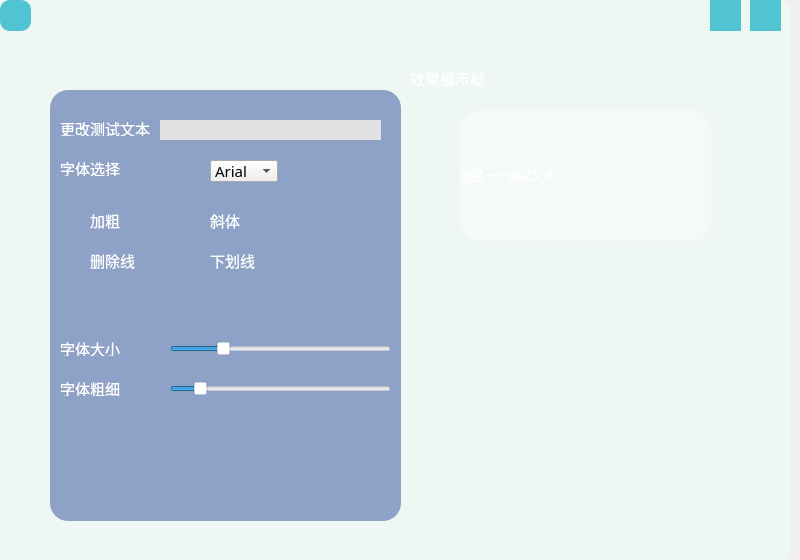
<?xml version="1.0" encoding="UTF-8"?>
<ui version="4.0">
 <class>MainWindow</class>
 <widget class="QMainWindow" name="MainWindow">
  <property name="geometry">
   <rect>
    <x>0</x>
    <y>0</y>
    <width>800</width>
    <height>560</height>
   </rect>
  </property>
  <property name="windowTitle">
   <string>MainWindow</string>
  </property>
  <widget class="QWidget" name="centralwidget">
   <widget class="QFrame" name="frame">
    <property name="geometry">
     <rect>
      <x>-10</x>
      <y>0</y>
      <width>801</width>
      <height>561</height>
     </rect>
    </property>
    <property name="styleSheet">
     <string notr="true">*{
background:rgb(238, 247, 242);
}
QFrame#frame{
font-size:15px;
border-image : url(:/image/picture33.png);
}

QFrame{
border-radius: 10px;
background-position:center;
}
QPushButton{
background:#5CB3CC;
color:#fff;
border-radius:15px;
}
QTextBrowser{
border-radius: 18px;
background-color:rgba(226, 225, 228, 130);
color:rgb(0, 0, 0)
}
QLabel{
background:rgba(255, 255, 255, 0);
color:#fff;
border-radius:20px;
}
QLabel#label_13{
background:rgba(255, 255, 255, 0);
color:#fff;
border-radius:20px;
font-size:15px;
font-family:Century Gothic,sans-serif;
}</string>
    </property>
    <property name="frameShape">
     <enum>QFrame::StyledPanel</enum>
    </property>
    <property name="frameShadow">
     <enum>QFrame::Raised</enum>
    </property>
    <widget class="QLabel" name="label_13">
     <property name="geometry">
      <rect>
       <x>420</x>
       <y>70</y>
       <width>81</width>
       <height>16</height>
      </rect>
     </property>
     <property name="text">
      <string>效果展示框：</string>
     </property>
    </widget>
    <widget class="QFrame" name="frame_12">
     <property name="geometry">
      <rect>
       <x>60</x>
       <y>90</y>
       <width>351</width>
       <height>431</height>
      </rect>
     </property>
     <property name="styleSheet">
      <string notr="true">*{
background-color:#F1F0ED;
font-size:15px;
font-family:Century Gothic,sans-serif;
}
QFrame#frame_12{
border-radius: 18px;
background-color:rgba(49, 78, 154, 130);
}
QFrame{
border-radius: 18px;
}
QPushButton{
background:rgba(128, 252, 242, 100);
color:#fff;
border-radius:20px;
}
QLabel{
background:rgba(255, 255, 255, 0);
color:#fff;
border-radius:20px;
}
QCheckBox{
border-radius: 18px;
background-color:rgba(255, 255, 255, 0);
color:rgb(255, 255, 255)
}
QSlider{
border-radius: 18px;
background-color:rgba(255, 255, 255, 0);
color:rgb(255, 255, 255)
}</string>
     </property>
     <property name="frameShape">
      <enum>QFrame::StyledPanel</enum>
     </property>
     <property name="frameShadow">
      <enum>QFrame::Raised</enum>
     </property>
     <widget class="QLineEdit" name="lineEdit_text">
      <property name="geometry">
       <rect>
        <x>110</x>
        <y>30</y>
        <width>221</width>
        <height>20</height>
       </rect>
      </property>
      <property name="styleSheet">
       <string notr="true">QLineEdit{
background:#E2E1E4;
color:#61649F;
border-radius: 20px;
}</string>
      </property>
     </widget>
     <widget class="QLabel" name="label_23">
      <property name="geometry">
       <rect>
        <x>10</x>
        <y>30</y>
        <width>101</width>
        <height>16</height>
       </rect>
      </property>
      <property name="text">
       <string>更改测试文本</string>
      </property>
     </widget>
     <widget class="QLabel" name="label_24">
      <property name="geometry">
       <rect>
        <x>10</x>
        <y>70</y>
        <width>81</width>
        <height>16</height>
       </rect>
      </property>
      <property name="text">
       <string>字体选择</string>
      </property>
     </widget>
     <widget class="QComboBox" name="comboBox">
      <property name="geometry">
       <rect>
        <x>160</x>
        <y>70</y>
        <width>68</width>
        <height>22</height>
       </rect>
      </property>
      <item>
       <property name="text">
        <string>Arial</string>
       </property>
      </item>
      <item>
       <property name="text">
        <string>宋体</string>
       </property>
      </item>
      <item>
       <property name="text">
        <string>黑体</string>
       </property>
      </item>
      <item>
       <property name="text">
        <string>楷体</string>
       </property>
      </item>
      <item>
       <property name="text">
        <string>微软雅黑</string>
       </property>
      </item>
      <item>
       <property name="text">
        <string>华文琥珀</string>
       </property>
      </item>
      <item>
       <property name="text">
        <string>华文行楷</string>
       </property>
      </item>
      <item>
       <property name="text">
        <string>华文新魏</string>
       </property>
      </item>
      <item>
       <property name="text">
        <string>华文彩云</string>
       </property>
      </item>
     </widget>
     <widget class="QSlider" name="horizontalSlider_size">
      <property name="geometry">
       <rect>
        <x>120</x>
        <y>250</y>
        <width>221</width>
        <height>18</height>
       </rect>
      </property>
      <property name="minimum">
       <number>5</number>
      </property>
      <property name="maximum">
       <number>50</number>
      </property>
      <property name="singleStep">
       <number>1</number>
      </property>
      <property name="pageStep">
       <number>1</number>
      </property>
      <property name="value">
       <number>15</number>
      </property>
      <property name="orientation">
       <enum>Qt::Horizontal</enum>
      </property>
     </widget>
     <widget class="QLabel" name="label_25">
      <property name="geometry">
       <rect>
        <x>10</x>
        <y>250</y>
        <width>81</width>
        <height>16</height>
       </rect>
      </property>
      <property name="text">
       <string>字体大小</string>
      </property>
     </widget>
     <widget class="QSlider" name="horizontalSlider_thick">
      <property name="geometry">
       <rect>
        <x>120</x>
        <y>290</y>
        <width>221</width>
        <height>18</height>
       </rect>
      </property>
      <property name="minimum">
       <number>5</number>
      </property>
      <property name="maximum">
       <number>50</number>
      </property>
      <property name="singleStep">
       <number>1</number>
      </property>
      <property name="pageStep">
       <number>1</number>
      </property>
      <property name="value">
       <number>10</number>
      </property>
      <property name="orientation">
       <enum>Qt::Horizontal</enum>
      </property>
     </widget>
     <widget class="QLabel" name="label_26">
      <property name="geometry">
       <rect>
        <x>10</x>
        <y>290</y>
        <width>81</width>
        <height>16</height>
       </rect>
      </property>
      <property name="text">
       <string>字体粗细</string>
      </property>
     </widget>
     <widget class="QCheckBox" name="checkBox_thick">
      <property name="geometry">
       <rect>
        <x>20</x>
        <y>120</y>
        <width>79</width>
        <height>20</height>
       </rect>
      </property>
      <property name="text">
       <string>加粗</string>
      </property>
     </widget>
     <widget class="QCheckBox" name="checkBox_italics">
      <property name="geometry">
       <rect>
        <x>140</x>
        <y>120</y>
        <width>79</width>
        <height>20</height>
       </rect>
      </property>
      <property name="text">
       <string>斜体</string>
      </property>
     </widget>
     <widget class="QCheckBox" name="checkBox_dele">
      <property name="geometry">
       <rect>
        <x>20</x>
        <y>160</y>
        <width>79</width>
        <height>20</height>
       </rect>
      </property>
      <property name="text">
       <string>删除线</string>
      </property>
     </widget>
     <widget class="QCheckBox" name="checkBox_decline">
      <property name="geometry">
       <rect>
        <x>140</x>
        <y>160</y>
        <width>79</width>
        <height>20</height>
       </rect>
      </property>
      <property name="text">
       <string>下划线</string>
      </property>
     </widget>
    </widget>
    <widget class="QPushButton" name="pushButton_back">
     <property name="geometry">
      <rect>
       <x>10</x>
       <y>0</y>
       <width>31</width>
       <height>31</height>
      </rect>
     </property>
     <property name="styleSheet">
      <string notr="true">QPushButton{
border-image :url(:/image/picture7.png);
background:#51C4D3;
color:#fff;
border-radius:10px;
}</string>
     </property>
     <property name="text">
      <string/>
     </property>
    </widget>
    <widget class="QPushButton" name="pushButton_share">
     <property name="geometry">
      <rect>
       <x>720</x>
       <y>0</y>
       <width>31</width>
       <height>31</height>
      </rect>
     </property>
     <property name="styleSheet">
      <string notr="true">QPushButton{
border-image :url(:/image/picture31.png);
background:#51C4D3;
color:#fff;
border-radius:0px;
}</string>
     </property>
     <property name="text">
      <string/>
     </property>
    </widget>
    <widget class="QPushButton" name="pushButton_close_ui">
     <property name="geometry">
      <rect>
       <x>760</x>
       <y>0</y>
       <width>31</width>
       <height>31</height>
      </rect>
     </property>
     <property name="styleSheet">
      <string notr="true">QPushButton{
border-image :url(:/image/picture19.png);
background:#51C4D3;
color:#fff;
border-radius:0px;
}</string>
     </property>
     <property name="text">
      <string/>
     </property>
    </widget>
    <widget class="QLabel" name="label">
     <property name="geometry">
      <rect>
       <x>470</x>
       <y>110</y>
       <width>251</width>
       <height>131</height>
      </rect>
     </property>
     <property name="styleSheet">
      <string notr="true">QLabel{
background:rgba(255, 255, 255, 100);
color:#fff;
border-radius:20px;
}</string>
     </property>
     <property name="text">
      <string>这是一个测试文本</string>
     </property>
    </widget>
   </widget>
  </widget>
 </widget>
 <resources>
  <include location="qt_source.qrc"/>
 </resources>
 <connections/>
</ui>
